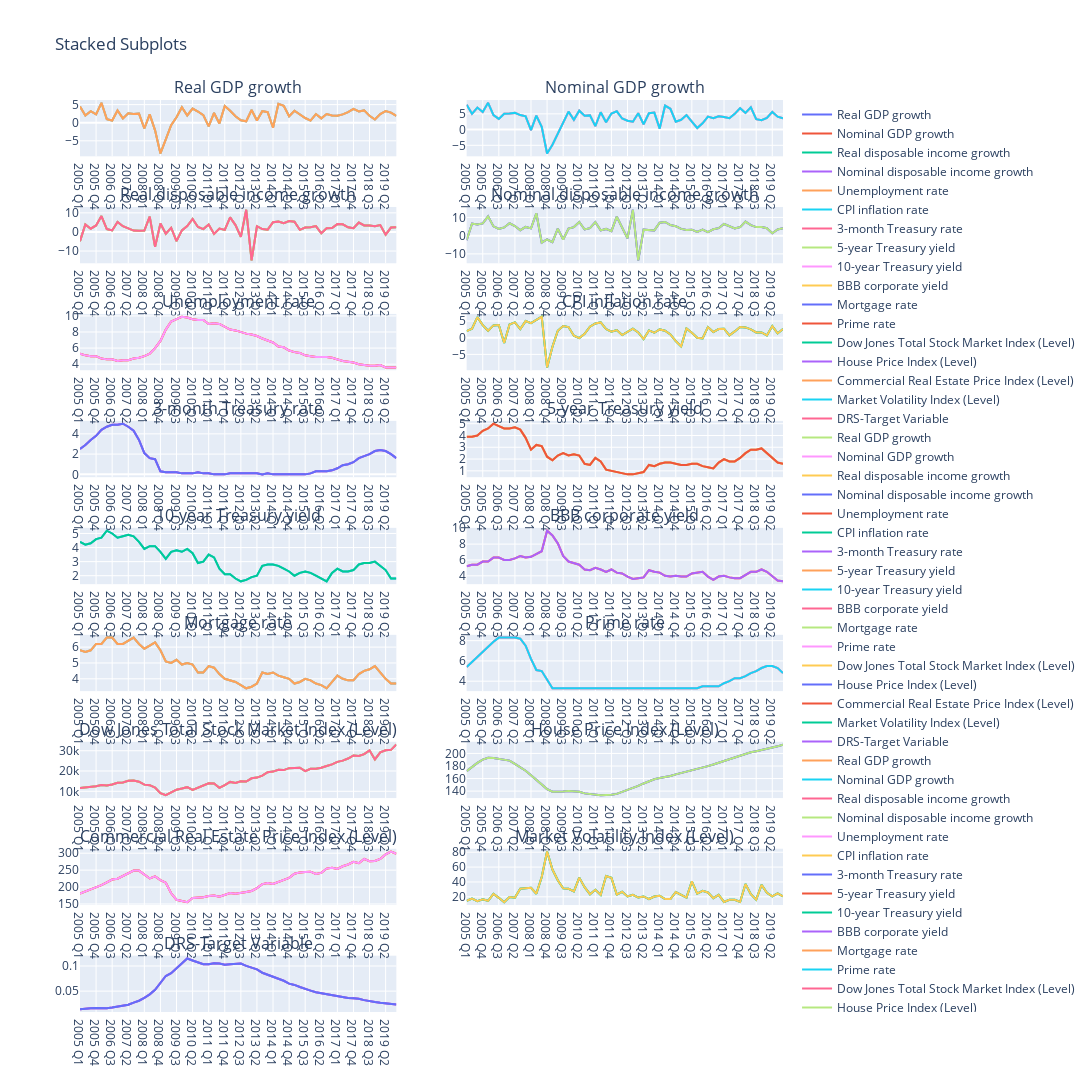

The code cell stored with this chart in its notebook:
### Markdown cell above
# Dicussion and Conclusion
**From the plots, we can observe the trends and patterns of each independent variable over time. Here are some insights that can be derived from the plots**

    1. Variable Trends: We can visually analyze the trends and fluctuations in each independent variable. This includes identifying any increasing or decreasing patterns, seasonality, or irregular movements.

    2. Correlation: By examining the plots together, we can assess the correlation between the independent variables. If two variables show similar patterns or move in the same direction over time, it suggests a positive correlation. Conversely, if two variables exhibit opposite trends, it indicates a negative correlation.

    3. Outliers: Outliers, if present, can be identified as data points that deviate significantly from the overall trend. These outliers may require further investigation and consideration when analyzing the relationship between variables.

    4. Comparison with Dependent Variable: The plots also allow us to compare the trends in the independent variables with the dependent variable (DRSFRMACBS). This helps in understanding how the independent variables may be related to the dependent variable and whether any visible patterns or relationships exist.
# Conclusion
    1. Based on the plots, the conclusion or insights drawn will depend on the specific patterns and relationships observed. It may vary from case to case. For example, if there are consistent positive trends or strong correlations between certain independent variables and the dependent variable, it suggests that those independent variables might have a significant impact on the dependent variable. On the other hand, if there are no clear trends or relationships, it may indicate a weak or non-existent relationship between the variables. Further analysis, such as statistical modeling or hypothesis testing, may be required to draw more definitive conclusions.

### Code cell
from plotly.subplots import make_subplots
import plotly.graph_objects as go

# Define the list of predictor features
# Defines a list called predictors that contains the names of predictor features to be plotted

predictors = [
    'Real GDP growth',
    'Nominal GDP growth',
    'Real disposable income growth',
    'Nominal disposable income growth',
    'Unemployment rate',
    'CPI inflation rate',
    '3-month Treasury rate',
    '5-year Treasury yield',
    '10-year Treasury yield',
    'BBB corporate yield',
    'Mortgage rate',
    'Prime rate',
    'Dow Jones Total Stock Market Index (Level)',
    'House Price Index (Level)',
    'Commercial Real Estate Price Index (Level)',
    'Market Volatility Index (Level)',
    'DRS-Target Variable'
]

# Count the number of independent features
#  Determines the number of features in the predictors list.
num_features = len(predictors)

# Set the number of columns and rows for subplots
#  Computes the number of columns and rows needed for the subplots based on the number of features.
num_cols = 2
num_rows = (num_features - 1) // num_cols + 1

# Create the subplots layout with titles
# Creates a subplot layout using the make_subplots function,
# specifying the number of rows, columns, and subplot titles.
# Loop through the independent features and add traces to subplots:

# Calculates the row and column indices for the current subplot.
# Selects the data for the current feature from the DataFrame.
# Creates a scatter trace for the current feature using go.Scatter.
# Adds the scatter trace to the appropriate subplot using fig.add_trace
# fig = make_subplots(rows=num_rows, cols=num_cols, subplot_titles=predictors)

# Loop through the independent features and add traces to subplots
for i, feature_name in enumerate(predictors):
    # Calculate the row and column indices for the current subplot
    row = i // num_cols + 1
    col = i % num_cols + 1
    
    # Select the data for the current feature from the DataFrame
    x_data = df_training['Date']
    y_data = df_training[feature_name]
    
    # Create a scatter trace for the current feature and add it to the subplot
    scatter_trace = go.Scatter(x=x_data, y=y_data, name=feature_name)
    fig.add_trace(scatter_trace, row=row, col=col)

# Update the layout of the figure
# Updates the layout of the figure, specifying the height, width, and title.
fig.update_layout(height=1800, width=1500, title_text="Stacked Subplots")

# Display the figure
fig.show()
